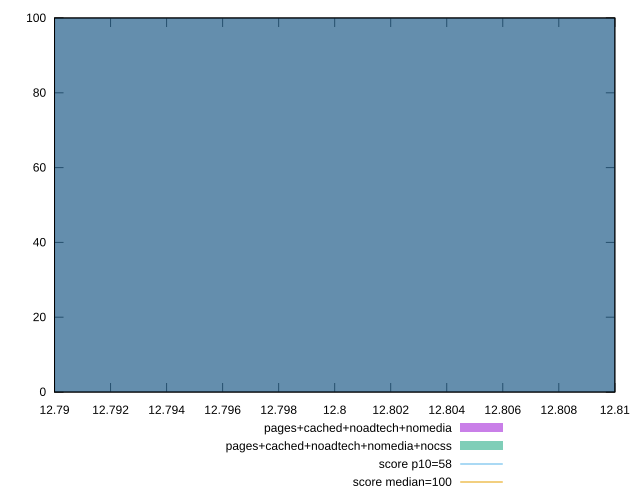

This chart was generated by the following gnuplot code:
reset

$pagesCachedNoadtechNomedia <<EOF
12.8 100
EOF

$pagesCachedNoadtechNomediaNocss <<EOF
12.8 100
EOF

set key outside below
set boxwidth 0.1
set xrange [12.790000000000001:12.81]
set yrange [0:100]
set trange [0:100]
set style fill transparent solid 0.5 noborder

set parametric
set terminal svg size 640, 500 enhanced background rgb 'white'
set output "report_00017_2021-02-10T15-08-03.406Z/estimated-input-latency/comparison/histogram/3_vs_4.svg"

plot $pagesCachedNoadtechNomedia title "pages+cached+noadtech+nomedia" with boxes, \
     $pagesCachedNoadtechNomediaNocss title "pages+cached+noadtech+nomedia+nocss" with boxes, \
     58,t title "score p10=58", \
     100,t title "score median=100"

reset
